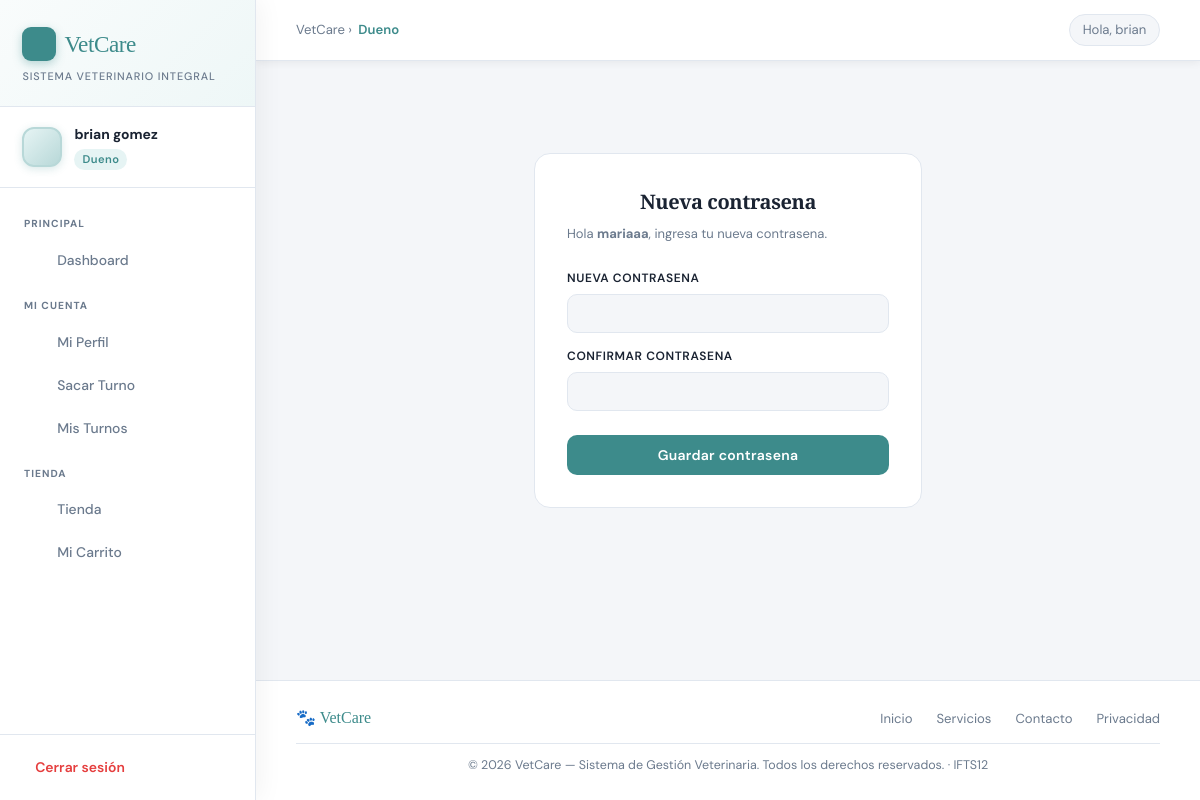
The page /nueva-contrasena/2 (signed in) on the database its author committed.
### app/models/usuario.py (models this page shows, shortened)
class Usuario(db.Model, UserMixin):
    id = db.Column(db.Integer, primary_key=True)
    nombre = db.Column(db.String(100), nullable=False)
    apellido = db.Column(db.String(100), nullable=False)
    dni = db.Column(db.String(20), unique=True, nullable=False)
    telefono = db.Column(db.String(20), nullable=False)
    correo = db.Column(db.String(150), unique=True, nullable=False)
    password_hash = db.Column(db.String(200), nullable=False)
    rol = db.Column(db.String(20), nullable=False)

### app/routes/auth.py (the view, shortened to what this page needs)
@auth.route('/nueva-contrasena/<int:usuario_id>', methods=['GET', 'POST'])
def nueva_contrasena(usuario_id):
    usuario = Usuario.query.get_or_404(usuario_id)
    return render_template('nueva_contrasena.html', usuario=usuario)

### app/models/usuario.py (called while the page is built)
@login_manager.user_loader
def load_user(user_id):
    return Usuario.query.get(int(user_id))

### app/templates/nueva_contrasena.html (shortened to what this page needs)
{% extends 'base.html' %}
{% block content %}
<div style="max-width:420px;margin:60px auto;padding:0 16px;">
    <div style="background:var(--white);border:1.5px solid var(--border);border-radius:16px;padding:32px;">
        <h2 style="font-size:20px;font-weight:700;color:var(--text);margin-bottom:6px;font-family:'Playfair Display',serif;">
            Nueva contrasena
        </h2>
        <p style="font-size:13px;color:var(--text-muted);margin-bottom:24px;">
            Hola <strong>{{ usuario.nombre }}</strong>, ingresa tu nueva contrasena.
        </p>
        <form method="POST">
            <label style="font-size:12px;font-weight:600;color:var(--text);display:block;margin-bottom:6px;">
                Nueva contrasena
            </label>
            <input type="password" name="password" required minlength="6"
                style="width:100%;padding:10px 14px;border:1.5px solid var(--border);border-radius:10px;
                       font-size:13px;color:var(--text);background:var(--bg);box-sizing:border-box;margin-bottom:14px;">
            <label style="font-size:12px;font-weight:600;color:var(--text);display:block;margin-bottom:6px;">
                Confirmar contrasena
            </label>
            <input type="password" name="confirmar" required minlength="6"
                style="width:100%;padding:10px 14px;border:1.5px solid var(--border);border-radius:10px;
                       font-size:13px;color:var(--text);background:var(--bg);box-sizing:border-box;margin-bottom:16px;">
            <button type="submit"
                style="width:100%;padding:11px;background:var(--teal);color:#fff;border:none;
                       border-radius:10px;font-size:14px;font-weight:600;cursor:pointer;">
                Guardar contrasena
            </button>
        </form>
    </div>
</div>
{% endblock %}

### app/templates/base.html (shortened to what this page needs)
<!DOCTYPE html>
<html lang="es">
<head>
    <link rel="stylesheet" href="https://cdn.jsdelivr.net/npm/@tabler/icons-webfont@latest/tabler-icons.min.css">
</head>
<body>
{% if current_user.is_authenticated %}
<aside class="sidebar">
    <div class="sidebar-logo">
        <div class="brand">
            <div class="brand-icon"></div>
            VetCare
        </div>
        <div class="tagline">Sistema Veterinario Integral</div>
    </div>
    <div class="sidebar-user">
        <div class="user-avatar">
        </div>
        <div class="user-info">
            <div class="user-name">{{ current_user.nombre }} {{ current_user.apellido }}</div>
            <div class="user-role">{{ current_user.rol }}</div>
        </div>
    </div>
    <nav class="sidebar-nav">
        <div class="nav-section-label">Principal</div>
        <a href="{{ url_for('auth.dashboard') }}" class="nav-link">
            <span class="icon"></span> Dashboard
        </a>
        {% if current_user.rol == 'veterinario' %}
            <div class="nav-section-label">Módulo Veterinario</div>
            <a href="{{ url_for('veterinario.agenda') }}" class="nav-link">
                <span class="icon"><i class="ti ti-calendar-event"></i></span> Mi Agenda
            </a>
            <a href="{{ url_for('veterinario.perfil') }}" class="nav-link">
                <span class="icon"><i class="ti ti-user-circle"></i></span> Mi Perfil
            </a>
            <a href="{{ url_for('veterinario.nuevo_diagnostico') }}" class="nav-link">
                <span class="icon"><i class="ti ti-stethoscope"></i></span> Diagnóstico
            </a>
            <a href="{{ url_for('veterinario.registrar_mascota') }}" class="nav-link">
                <span class="icon"><i class="ti ti-paw"></i></span> Registrar Mascota
            </a>
            <a href="{{ url_for('mascotas.listar') }}" class="nav-link">
                <span class="icon"><i class="ti ti-file-medical"></i></span> Historias Clínicas
            </a>
        {% elif current_user.rol == 'dueno' %}
            <div class="nav-section-label">Mi Cuenta</div>
            <a href="{{ url_for('auth.perfil_dueno') }}" class="nav-link">
                <span class="icon"></span> Mi Perfil
            </a>
            <a href="{{ url_for('turnos.agendar_turno') }}" class="nav-link">
                <span class="icon"></span> Sacar Turno
            </a>
            <a href="{{ url_for('turnos.listar_turnos') }}" class="nav-link">
                <span class="icon"></span> Mis Turnos
            </a>
            <div class="nav-section-label">Tienda</div>
            <a href="{{ url_for('tienda.catalogo') }}" class="nav-link">
                <span class="icon"></span> Tienda
            </a>
            <a href="{{ url_for('tienda.carrito') }}" class="nav-link">
                <span class="icon"></span> Mi Carrito
            </a>
        {% endif %}
    </nav>
    <div class="sidebar-footer">
        <a href="{{ url_for('auth.logout') }}" class="logout-btn">
            <span class="icon"></span> Cerrar sesión
        </a>
    </div>
</aside>
<div class="main-wrapper">
    <div class="inner-topbar">
        <div class="breadcrumb">
            VetCare &rsaquo; <span>{{ current_user.rol | capitalize }}</span>
        </div>
        <div class="top-right">
            <div class="greeting-chip">Hola, {{ current_user.nombre }}</div>
        </div>
    </div>
    <div class="main-content">
        {% block content %}{% endblock %}
    </div>
    <footer class="site-footer">
        <div class="footer-inner">
            <div class="footer-brand">🐾 VetCare</div>
            <div class="footer-links">
                <a href="#">Inicio</a>
                <a href="#">Servicios</a>
                <a href="#">Contacto</a>
                <a href="#">Privacidad</a>
            </div>
        </div>
        <div class="footer-copy">
            © 2026 VetCare — Sistema de Gestión Veterinaria. Todos los derechos reservados. · IFTS12
        </div>
    </footer>
</div>
{% endif %}
</body>
</html>

### rows shown on the page
Usuario: nombre "brian", apellido "gomez", rol "Dueno"
Usuario: nombre "mariaaa"
